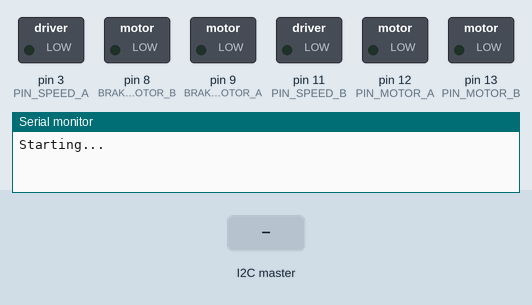
Bench run of a sketch on a simulated Arduino Uno, built with avr-gcc and run on an emulated ATmega328P. Parts: switched loads named in the sketch (green lamp = pin HIGH), the last lines printed to the serial monitor. The test bench sets the inputs (shaded band).

Above: at 1.2 s.
1.3 s: the I2C master sends the byte 1
At 1.7 s:
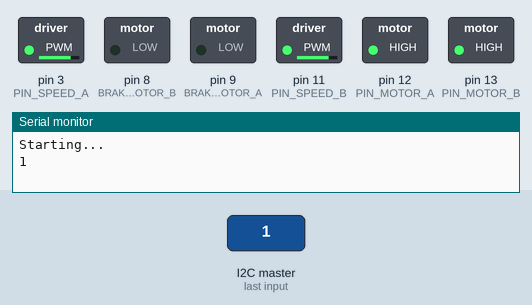
2.8 s: the I2C master sends the byte 0
At 4.0 s:
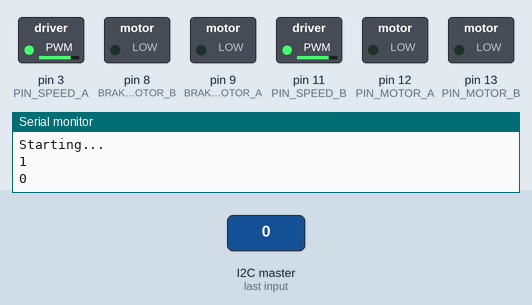
4.3 s: the I2C master sends the byte 2
At 5.3 s:
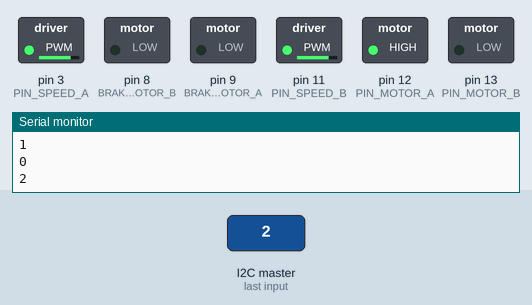
5.8 s: the I2C master sends the byte 90
At 6.4 s:
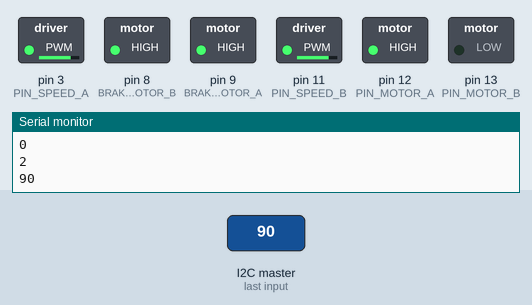
Timing chart, 0 to 8.3 s (numbered marks = the images above; inputs shaded):
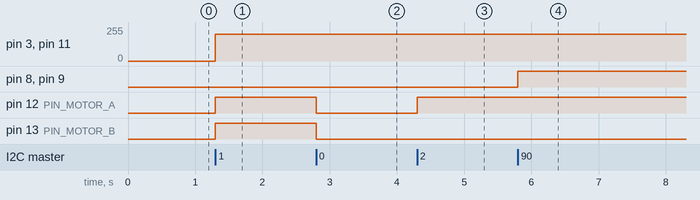

The sketch:

slave_arduino.ino
```cpp
#include <Wire.h>
#define SPEED 200
#define DELAY 100

#define FORWARD 0
#define BACKWARD 1
#define LEFT 2
#define RIGHT 3
#define BRAKE 4

#define PIN_MOTOR_A 12
#define BRAKE_MOTOR_A 9
#define PIN_MOTOR_B 13
#define BRAKE_MOTOR_B 8
#define PIN_SPEED_A 3
#define PIN_SPEED_B 11

void move_backward(){

  digitalWrite(PIN_MOTOR_A, HIGH);
  digitalWrite(BRAKE_MOTOR_A, LOW);
  digitalWrite(PIN_MOTOR_B, HIGH);
  digitalWrite(BRAKE_MOTOR_B, LOW);
  analogWrite(PIN_SPEED_A, SPEED);
  analogWrite(PIN_SPEED_B, SPEED);
  delay(DELAY);
}

void move_forward(){

  digitalWrite(PIN_MOTOR_A, LOW);
  digitalWrite(BRAKE_MOTOR_A, LOW);
  digitalWrite(PIN_MOTOR_B, LOW);
  digitalWrite(BRAKE_MOTOR_B, LOW);
  analogWrite(PIN_SPEED_A, SPEED);
  analogWrite(PIN_SPEED_B, SPEED);
  delay(DELAY);
}

void brake(){

  digitalWrite(BRAKE_MOTOR_A, HIGH);
  digitalWrite(BRAKE_MOTOR_B, HIGH);
}

void turn_left(){

  digitalWrite(PIN_MOTOR_A, HIGH);
  digitalWrite(BRAKE_MOTOR_A, LOW);
  digitalWrite(PIN_MOTOR_B, LOW);
  digitalWrite(BRAKE_MOTOR_B, LOW);
  analogWrite(PIN_SPEED_A, SPEED);
  analogWrite(PIN_SPEED_B, SPEED);
  delay(DELAY);
}

void turn_right(){

  digitalWrite(PIN_MOTOR_A, LOW);
  digitalWrite(BRAKE_MOTOR_A, LOW);
  digitalWrite(PIN_MOTOR_B, HIGH);
  digitalWrite(BRAKE_MOTOR_B, LOW);
  analogWrite(PIN_SPEED_A, SPEED);
  analogWrite(11, SPEED);
  delay(DELAY);
}

void setup() {
  // Motor B
  pinMode(PIN_MOTOR_B, OUTPUT);
  pinMode(BRAKE_MOTOR_B, OUTPUT);

  // Motor A
  pinMode(PIN_MOTOR_A, OUTPUT);
  pinMode(BRAKE_MOTOR_A, OUTPUT);

  Wire.begin(8);                // join i2c bus with address #8
  Wire.onReceive(receiveEvent); // register event
  Serial.begin(9600);           // start serial for output
  Serial.println("Starting...");
}

void loop() {
  delay(15);
}

void receiveEvent(int howMany) {
  brake();
  while (1 < Wire.available()) { // loop through all but the last
    char c = Wire.read(); // receive byte as a character
    Serial.print(c);         // print the character
  }
  int instruction = Wire.read();    // receive byte as an integer
  Serial.println(instruction);         // print the integer

//moves
  switch(instruction){
    case FORWARD:
      move_forward();
      break;

     case BACKWARD:
      move_backward();
      break;

     case LEFT:
      turn_left();
      break;

     case RIGHT:
      turn_right();
      break;

     case BRAKE:
      brake();
      break;
  }

}
```

Measured:
- after the input at 1.3 s, pin 3 (PIN_SPEED_A), pin 11 (PIN_SPEED_B): 0/255 → 200/255 at once; pin 12 (PIN_MOTOR_A), pin 13 (PIN_MOTOR_B): LOW → HIGH at once
- after the input at 2.8 s, pin 12 (PIN_MOTOR_A), pin 13 (PIN_MOTOR_B): HIGH → LOW at once
- after the input at 4.3 s, pin 12 (PIN_MOTOR_A): LOW → HIGH at once
- after the input at 5.8 s, pin 8 (BRAKE_MOTOR_B), pin 9 (BRAKE_MOTOR_A): LOW → HIGH at once
